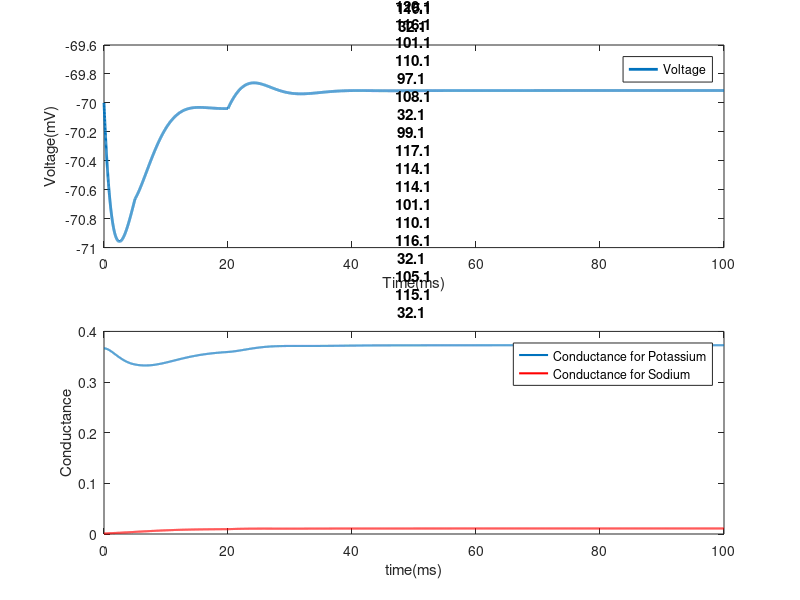

MATLAB code to generate this figure:
%% initalise 
close all 
clear all 
clc
%% Hodgkin–Huxley model

% simulation time - obseve changes in voltage & conductances over time 
t = 0:0.01:100; %milliseconds 

% external current 
changeTimes = [0]; %miliseconds
currentLevels = [0.1]; % change to see effect of different currents on voltage 

% change current at time steps - current applied across time 
I(1:500) = currentLevels;
I(501:2000) = 0;
I(2001:numel(t)) = currentLevels; 

%I(1:numel(t)) = currentLevels;  %constant current

%==========================================================================

%constant parameters from the paper: table 3 - page 520
% depolarisation will be a positive event so the sign of each of the
% equilibrium variables is switched (i.e. + becomes - and - becomes +) 
C = 1; %capacitance = membrane of the neuron 
V_Na = 115; %sodium voltage 
V_K = -12; % potassium voltage
V_L = 10.6; %leakage 
G_Na = 120; %sodium conductance
G_K = 36; % posattium conductance
G_L = 0.3; %leakage conductance

%==========================================================================
% inital states 
V=0; %baseline voltage   
alpha_n = 0.01* ((10-V)/(exp((10-V)/10)-1)); %equation 12
beta_n = 0.125*exp(-V/80); %equation 13
alpha_m = 0.1*((25-V)/(exp((25-V)/10)-1)); %equation 20
beta_m = 4*exp(-V/18); %equation 21
alpha_h = 0.07*exp(-V/20); %equation 23
beta_h = 1/(exp((30-V)/10)+1); %equation 24 

n(1) = alpha_n/(alpha_n+beta_n); %equation 9 
m(1) = alpha_m/(alpha_m+beta_m); %equation 18
h(1) = alpha_h/(alpha_h/beta_h); % equation 18 
%==========================================================================

for i=1:numel(t)-1 %coefficients, currents and derivatives at each time 
    %coefficients at each step - same equations as inital states 
    alpha_n(i) = 0.01* ((10-V(i))/(exp((10-V(i))/10)-1));
    beta_n(i) = 0.125*exp(-V(i)/80);
    alpha_m(i) = 0.1*((25-V(i))/(exp((25-V(i))/10)-1));
    beta_m(i) = 4*exp(-V(i)/18);
    alpha_h(i) = 0.07*exp(-V(i)/20);
    beta_h(i) = 1/(exp((30-V(i))/10)+1); 
    
    % currents 
    I_Na = (m(i)^3) * G_Na * h(i) * (V(i)-V_Na); % equations 3 & 14
    I_K = (n(i)^4) * G_K * (V(i)-V_K); % equations 4 & 6 
    I_L = G_L * (V(i)-V_L); % equation5 
    I_ion = I(i) - I_K - I_Na - I_L;
    
    % derivative using Euler first order approx.
    V(i+1) = V(i) + 0.01*I_ion/C; 
    n(i+1) = n(i) + 0.01*(alpha_n(i) * (1-n(i)) - beta_n(i) * n(i)); % equation 7
    m(i+1) = m(i) + 0.01*(alpha_m(i) * (1-m(i)) - beta_m(i) * m(i));  % equations 15
    h(i+1) = h(i) + 0.01*(alpha_h(i) * (1-h(i)) - beta_h(i) * h(i));  % equation 16
end 

V = V-70; %resting state potential is -70mV 

%% plot
% plot voltage 
figure
subplot(2,1,1)
plot(t,V, 'LineWidth', 2); hold on 
legend({'Voltage'})
ylabel('Voltage(mV)')
xlabel('Time(ms)')
title("Volatge over time in simulated neuron when extenal current is " + currentLevels)

% plot conductance 
subplot(2,1,2)
p1 = plot(t, G_K*n.^4, 'LineWidth', 1.5); hold on 
p2 = plot(t, G_Na*(m.^3).*h, 'r', 'LineWidth', 1.5);
legend([p1, p2], 'Conductance for Potassium', 'Conductance for Sodium')
ylabel('Conductance')
xlabel('time(ms)')
title("Conductance for Potassium and Sodium Ions in Simulated Neuron when extenal current is " + currentLevels)